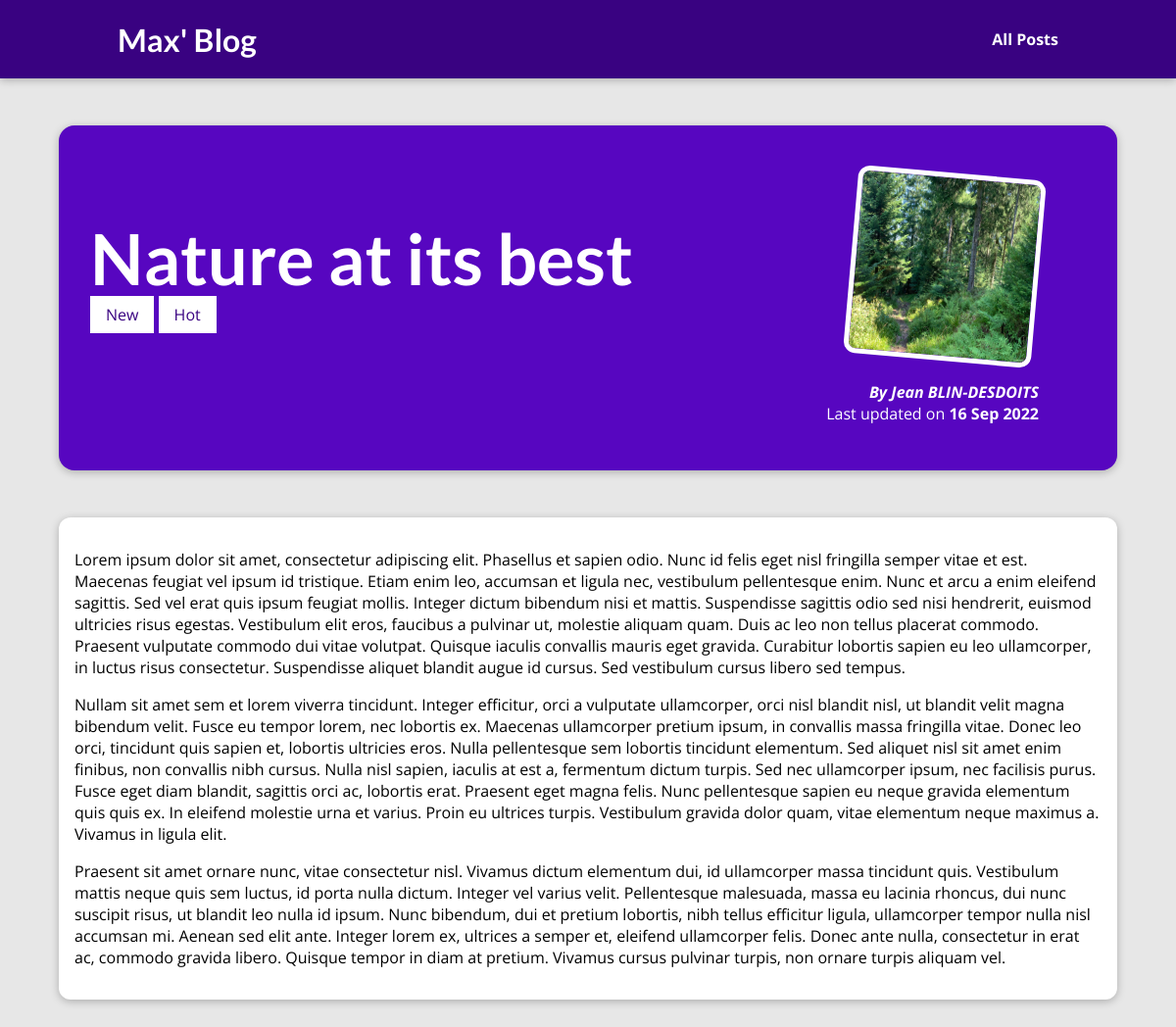
The page /posts/nature-at-its-best on the database its author committed.
### blog/models.py (models this page shows, shortened)
class Post(models.Model):
    title = models.CharField(max_length=150)
    excerpt = models.CharField(max_length=200)
    image_name = models.CharField(max_length=100)
    date = models.DateField(auto_now=True)
    slug = models.SlugField(unique=True, db_index=True)
    content = models.TextField(validators=[MinLengthValidator(10)])
    author = models.ForeignKey("Author", on_delete=models.SET_NULL, related_name='posts', null=True)
    tags = models.ManyToManyField("Tag")

class Tag(models.Model):
    caption = models.CharField(max_length=20)

class Author(models.Model):
    first_name = models.CharField(max_length=100)
    last_name = models.CharField(max_length=100)
    email_address = models.EmailField(max_length=254)
    def get_full_name(self):
        return f'{self.first_name} {self.last_name}'
    def __str__(self):
        return self.get_full_name()

### blog/views.py (the view)
# urls.py: path("posts/<slug:slug>", views.post_detail,
def post_detail(request, slug):
    identified_post = get_object_or_404(Post, slug=slug)
    return render(request, "blog/post-detail.html", {
      "post": identified_post,
      "post_tags": identified_post.tags.all(),
    })

### blog/templates/blog/post-detail.html (shortened to what this page needs)
{% extends "base.html" %}
{% load static %}
{% block css_files %}
<link rel="stylesheet" href="{% static "blog/post-detail.css" %}" />
{% endblock %}
{% block content %}
<section id="summary">
  <h2>{{ post.title }}</h2>
  <div>
    {% for tag in post_tags %}
      <span class= 'tag'>{{tag.caption}}</span>
    {% endfor %}
  </div>
  <article>
    <img src="{% static "blog/images/"|add:post.image_name %}" alt="{{ post.title }}" />
    <address>By <a href="mailto:{{ post.author.email_address }}">{{ post.author }}</a></address>
    <div>Last updated on <time>{{ post.date|date:"d M Y" }}</time></div>
  </article>
</section>
<main>
  {{ post.content|linebreaks }}
</main>
{% endblock %}

### static/app.css (style rules this page uses)
* { box-sizing: border-box; }
html { font-family: 'Open Sans', 'Lato', sans-serif; }
body { margin: 0; }
h1, h2, h3 { font-family: 'Lato', sans-serif; font-weight: bold; }

### blog/static/blog/post-detail.css (style rules this page uses)
body { background-color: #e7e7e7; }
#summary { margin: 8rem auto 3rem auto; padding: 2rem; width: 90%; max-width: 90rem; border-radius: 16px; background-color: #5706c0; position: relative; box-shadow: 0 2px 8px rgba(0, 0, 0, 0.25); height: 22rem; }
#summary h2 { color: white; font-size: 4.5rem; margin-bottom: 0.25rem; }
#summary article { position: absolute; top: 2rem; right: 3rem; padding: 1rem 2rem; border-radius: 12px; text-align: right; color: white; }
#summary article img { width: 12rem; height: 12rem; border-radius: 12px; transform: rotateZ(5deg); border: 5px solid white; margin-bottom: 1rem; }
#summary address { font-weight: bold; }
#summary a { color: white; text-decoration: none; }
#summary time { font-weight: bold; }
main { width: 90%; max-width: 90rem; margin: 3rem auto; background-color: white; padding: 1rem; border-radius: 12px; box-shadow: 0 2px 8px rgba(0, 0, 0, 0.25); }
.tag { background-color: white; color: #390281; padding: 0.5rem 1rem }

### rows shown on the page
Post: title "Nature at its best", image_name (picture), author "Jean BLIN-DESDOITS", date "16 Sep 2022", content "Lorem ipsum dolor sit amet, consectetur adipiscing elit. Phasellus et sapien odio. Nunc id felis eget nisl fringilla semper vitae et est. Maecenas feugiat vel ipsum id tristique. Etiam enim leo, accumsan et ligula nec, vestibulum pellentesque enim. Nunc et arcu a enim eleifend sagittis. Sed vel erat quis ipsum feugiat mollis. Integer dictum bibendum nisi et mattis. Suspendisse sagittis odio sed nisi hendrerit, euismod ultricies risus egestas. Vestibulum elit eros, faucibus a pulvinar ut, molestie aliquam quam. Duis ac leo non tellus placerat commodo. Praesent vulputate commodo dui vitae volutpat. Quisque iaculis convallis mauris eget gravida. Curabitur lobortis sapien eu leo ullamcorper, in…"
Tag: caption "New"
Tag: caption "Hot"
